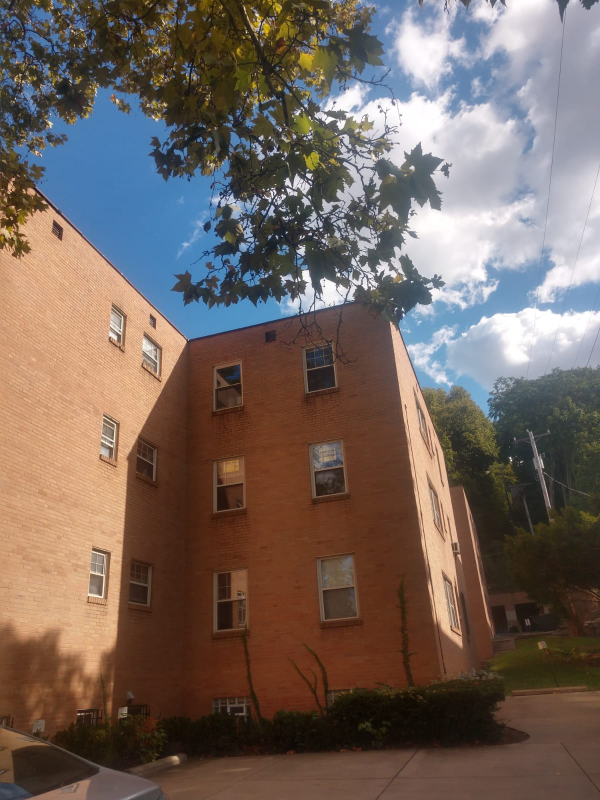
#> input picture HW2/ec/p1left.jpeg, 1200 x 1600 px, given in place of cv_cover.jpg, which was not available (shown at 1/2 size)
$ python HarryPotterize.py
#> lines starting #> are read from the running program, lines starting #| are printed output that depends on the picture; pictures that were not available may be replaced by others from this repository, and a replacement may not be noted
### HW2/python/matchPics.py
import numpy as np
import cv2
import skimage.color
from helper import briefMatch
from helper import computeBrief
from helper import corner_detection

def matchPics(I1, I2, opts):
    ratio=opts.ratio
    sigma=opts.sigma
    g1 = cv2.cvtColor(I1 , cv2.COLOR_BGR2GRAY)
    g2 = cv2.cvtColor(I2 , cv2.COLOR_BGR2GRAY)

    locs1=corner_detection(g1, sigma)
    locs2=corner_detection(g2, sigma)

    desc1, locs1=computeBrief(g1, locs1)
    desc2, locs2=computeBrief(g2, locs2)

    bmatch=briefMatch(desc1, desc2, ratio)

    return bmatch,locs1, locs2


### HW2/python/helper.py
import numpy as np
import cv2
import scipy.io as sio
from matplotlib import pyplot as plt
import skimage.feature

PATCHWIDTH = 9

# [15 lines left out: functions briefMatch, plotMatches, not called in this run]


def makeTestPattern(patchWidth, nbits):
	np.random.seed(0)
	compareX = patchWidth*patchWidth * np.random.random((nbits,1))
	compareX = np.floor(compareX).astype(int)
	np.random.seed(1)
	compareY = patchWidth*patchWidth * np.random.random((nbits,1))
	compareY = np.floor(compareY).astype(int)

	return (compareX, compareY)


def computePixel(img, idx1, idx2, width, center):
	halfWidth = width // 2
	col1 = idx1 % width - halfWidth
	row1 = idx1 // width - halfWidth
	col2 = idx2 % width - halfWidth
	row2 = idx2 // width - halfWidth
	return 1 if img[int(center[0]+row1)][int(center[1]+col1)] < img[int(center[0]+row2)][int(center[1]+col2)] else 0


def computeBrief(img, locs):


	patchWidth = 9
	nbits = 256
	compareX, compareY = makeTestPattern(patchWidth,nbits)
	m, n = img.shape

	halfWidth = patchWidth//2

	locs = np.array(list(filter(lambda x: halfWidth <= x[0] < m-halfWidth and halfWidth <= x[1] < n-halfWidth, locs)))
	desc = np.array([list(map(lambda x: computePixel(img, x[0], x[1], patchWidth, c), zip(compareX, compareY))) for c in locs])

	return desc, locs


def corner_detection(img, sigma):
	# fast method
	result_img = skimage.feature.corner_fast(img, n=PATCHWIDTH, threshold=sigma)
	locs = skimage.feature.corner_peaks(result_img, min_distance=1)
	return locs

### HW2/python/opts.py
'''
Hyperparameters wrapped in argparse
This file contains most of tuanable parameters for this homework


You can change the values by changing their default fields or by command-line
arguments. For example, "python q2_1_4.py --sigma 0.15 --ratio 0.7"
'''

import argparse

def get_opts():
    parser = argparse.ArgumentParser(description='16-720 HW2: Homography')

    ## Feature detection (requires tuning)
    parser.add_argument('--sigma', type=float, default=0.15,
                        help='threshold for corner detection using FAST feature detector')
    parser.add_argument('--ratio', type=float, default=0.7,
                        help='ratio for BRIEF feature descriptor')

    ## Ransac (requires tuning)
    parser.add_argument('--max_iters', type=int, default=10,
                        help='the number of iterations to run RANSAC for')
    parser.add_argument('--inlier_tol', type=float, default=2,
                        help='the tolerance value for considering a point to be an inlier')

    ## Additional options (add your own hyperparameters here)

    ##
    opts = parser.parse_args()

    return opts

### HW2/python/HarryPotterize.py
import numpy as np
import cv2
import skimage.io
import skimage.color
from opts import get_opts
from planarH import computeH_ransac
from planarH import computeH_norm
from planarH import computeH
from matchPics import matchPics
from helper import plotMatches
import matplotlib.pyplot as plt
from scipy.spatial import distance
from helper import briefMatch
from helper import computeBrief
from helper import corner_detection
from planarH import compositeH
#Import necessary functions


#Write script for Q2.2.4
opts = get_opts()

cv_cover = cv2.imread('../data/cv_cover.jpg')
#> cv_cover is the input picture: shape (1600, 1200, 3); mean B, G, R 93.2, 100.7, 115.6
cv_desk = cv2.imread('../data/cv_desk.png')
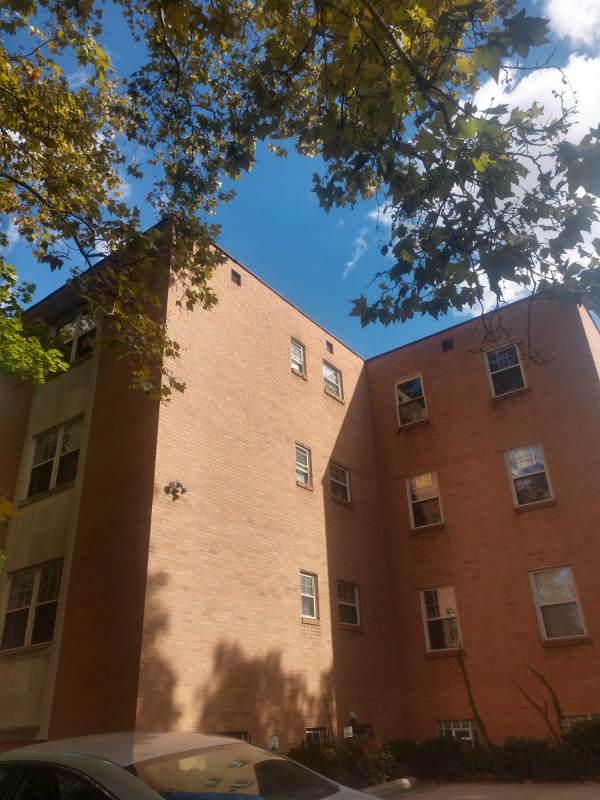
#> input picture HW2/ec/p1right.jpeg, 1200 x 1600 px, given in place of cv_desk.png, which was not available (shown at 1/2 size)
#> cv_desk is the input picture: shape (1600, 1200, 3); mean B, G, R 77.6, 88.4, 101.9
img= cv2.imread('../data/hp_cover.jpg')

bmatch, locs1, locs2 = matchPics(cv_cover, cv_desk, opts)
#> in matchPics, `g1 = cv2.cvtColor(I1 , cv2.COLOR_BGR2GRAY)`:
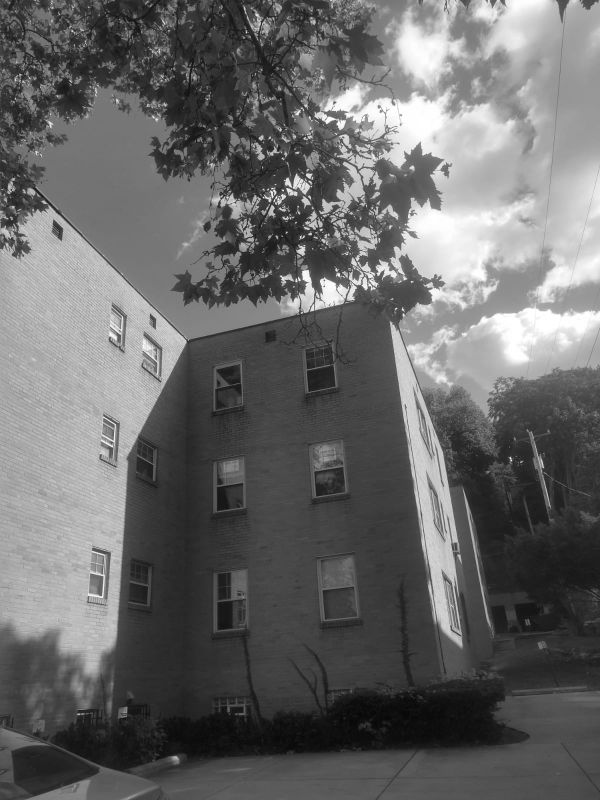
#> g1: shape (1600, 1200) (shown at 1/2 size); min 6, max 255, mean 104.3
#> in matchPics, `g2 = cv2.cvtColor(I2 , cv2.COLOR_BGR2GRAY)`:
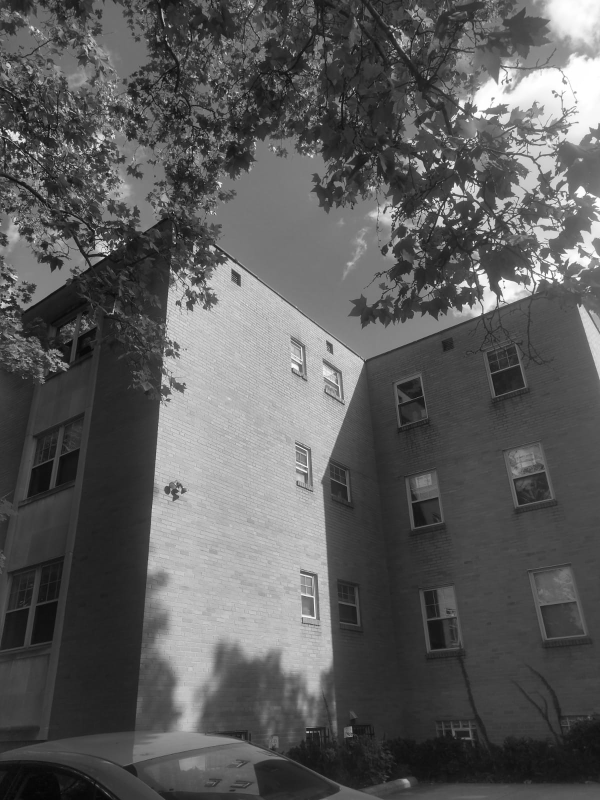
#> g2: shape (1600, 1200) (shown at 1/2 size); min 3, max 255, mean 91.2
#> in corner_detection, `result_img = skimage.feature.corner_fast(img, n=PATCHWIDTH, threshold=..`:
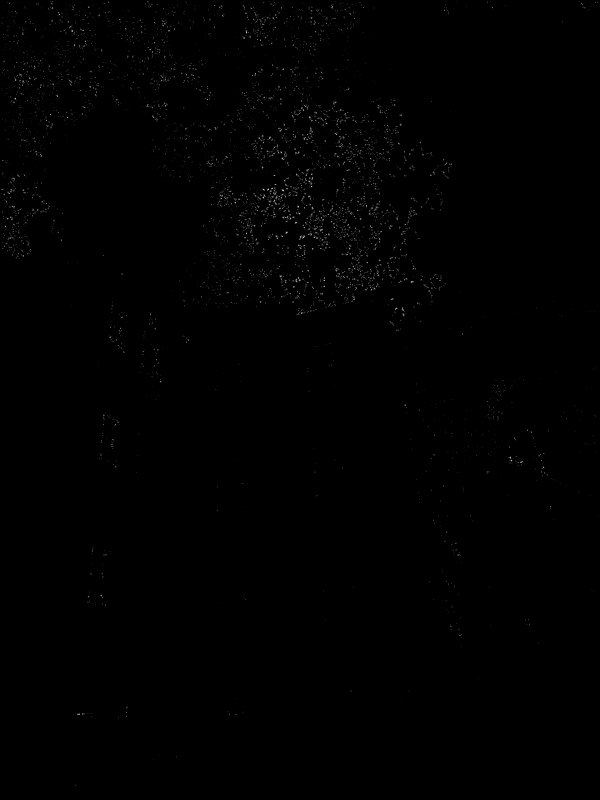
#> result_img: shape (1600, 1200) float64 (shown at 1/2 size); min 0, max 11.75, mean 0.0359; drawn with min black and max white
#> in corner_detection, `locs = skimage.feature.corner_peaks(result_img, min_distance=1)`: locs = 4932 pairs, first value 3 to 1571, second value 3 to 1196
#> in matchPics, `locs1=corner_detection(g1, sigma)`: locs1 has the same summary as locs in corner_detection
#> in matchPics, `locs2=corner_detection(g2, sigma)`: locs2 = 8360 pairs, first value 3 to 1585, second value 3 to 1196
#> in computeBrief, `locs = np.array(list(filter(lambda x: halfWidth <= x[0] < m-halfWidth ..`: locs = 4911 pairs, first value 4 to 1571, second value 4 to 1195
#> in computePixel, `col1 = idx1 % width - halfWidth`: col1 = [4]
#> in computePixel, `row1 = idx1 // width - halfWidth`: row1 = [0]
#> in computePixel, `col2 = idx2 % width - halfWidth`: col2 = [2]
#> in computePixel, `row2 = idx2 // width - halfWidth`: row2 = [-1]
#> (the run stopped early here; a loop or call above may not have finished)
